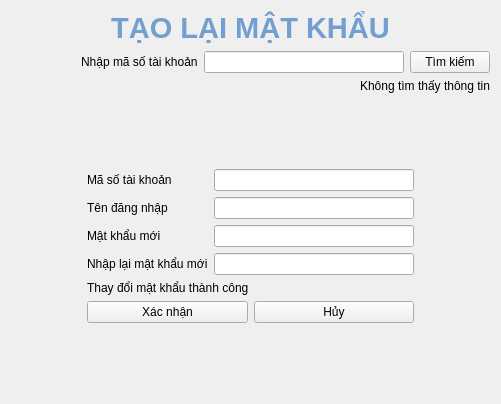
        <widget class="QWidget" name="resetPUser">
         <layout class="QGridLayout" name="gridLayout_13">
          <item row="1" column="0" colspan="3">
           <layout class="QHBoxLayout" name="horizontalLayout_42">
            <item>
             <spacer name="horizontalSpacer_44">
              <property name="orientation">
               <enum>Qt::Horizontal</enum>
              </property>
              <property name="sizeHint" stdset="0">
               <size>
                <width>40</width>
                <height>20</height>
               </size>
              </property>
             </spacer>
            </item>
            <item>
             <widget class="QLabel" name="label_40">
              <property name="text">
               <string>Nhập mã số tài khoản</string>
              </property>
             </widget>
            </item>
            <item>
             <widget class="QLineEdit" name="changePW_findLine">
              <property name="minimumSize">
               <size>
                <width>200</width>
                <height>0</height>
               </size>
              </property>
              <property name="maximumSize">
               <size>
                <width>200</width>
                <height>16777215</height>
               </size>
              </property>
             </widget>
            </item>
            <item>
             <widget class="QPushButton" name="changePW_findButton">
              <property name="text">
               <string>Tìm kiếm</string>
              </property>
             </widget>
            </item>
           </layout>
          </item>
          <item row="5" column="1">
           <spacer name="verticalSpacer_19">
            <property name="orientation">
             <enum>Qt::Vertical</enum>
            </property>
            <property name="sizeHint" stdset="0">
             <size>
              <width>20</width>
              <height>40</height>
             </size>
            </property>
           </spacer>
          </item>
          <item row="4" column="1">
           <widget class="QWidget" name="changePW_mainForm" native="true">
            <layout class="QVBoxLayout" name="changePW_mainForm2">
             <property name="leftMargin">
              <number>30</number>
             </property>
             <property name="topMargin">
              <number>30</number>
             </property>
             <property name="rightMargin">
              <number>30</number>
             </property>
             <property name="bottomMargin">
              <number>30</number>
             </property>
             <item>
              <layout class="QHBoxLayout" name="horizontalLayout_44">
               <item>
                <widget class="QLabel" name="label_41">
                 <property name="text">
                  <string>Mã số tài khoản</string>
                 </property>
                </widget>
               </item>
               <item>
                <widget class="QLineEdit" name="changePW_accID">
                 <property name="minimumSize">
                  <size>
                   <width>200</width>
                   <height>0</height>
                  </size>
                 </property>
                 <property name="maximumSize">
                  <size>
                   <width>200</width>
                   <height>16777215</height>
                  </size>
                 </property>
                 <property name="readOnly">
                  <bool>true</bool>
                 </property>
                </widget>
               </item>
              </layout>
             </item>
             <item>
              <layout class="QHBoxLayout" name="horizontalLayout_46">
               <item>
                <widget class="QLabel" name="label_42">
                 <property name="text">
                  <string>Tên đăng nhập</string>
                 </property>
                </widget>
               </item>
               <item>
                <widget class="QLineEdit" name="changePW_USN">
                 <property name="minimumSize">
                  <size>
                   <width>200</width>
                   <height>0</height>
                  </size>
                 </property>
                 <property name="maximumSize">
                  <size>
                   <width>200</width>
                   <height>16777215</height>
                  </size>
                 </property>
                 <property name="readOnly">
                  <bool>true</bool>
                 </property>
                </widget>
               </item>
              </layout>
             </item>
             <item>
              <layout class="QHBoxLayout" name="horizontalLayout_47">
               <item>
                <widget class="QLabel" name="label_43">
                 <property name="text">
                  <string>Mật khẩu mới</string>
                 </property>
                </widget>
               </item>
               <item>
                <widget class="QLineEdit" name="changePW_PW">
                 <property name="minimumSize">
                  <size>
                   <width>200</width>
                   <height>0</height>
                  </size>
                 </property>
                 <property name="maximumSize">
                  <size>
                   <width>200</width>
                   <height>16777215</height>
                  </size>
                 </property>
                </widget>
               </item>
              </layout>
             </item>
             <item>
              <layout class="QHBoxLayout" name="horizontalLayout_48">
               <item>
                <widget class="QLabel" name="label_44">
                 <property name="text">
                  <string>Nhập lại mật khẩu mới</string>
                 </property>
                </widget>
               </item>
               <item>
                <widget class="QLineEdit" name="changePW_rePW">
                 <property name="minimumSize">
                  <size>
                   <width>200</width>
                   <height>0</height>
                  </size>
                 </property>
                 <property name="maximumSize">
                  <size>
                   <width>200</width>
                   <height>16777215</height>
                  </size>
                 </property>
                </widget>
               </item>
              </layout>
             </item>
             <item>
              <widget class="QLabel" name="changePW_successLabel">
               <property name="text">
                <string>Thay đổi mật khẩu thành công</string>
               </property>
              </widget>
             </item>
             <item>
              <layout class="QHBoxLayout" name="horizontalLayout_49">
               <item>
                <widget class="QPushButton" name="changePW_confirmButton">
                 <property name="text">
                  <string>Xác nhận</string>
                 </property>
                </widget>
               </item>
               <item>
                <widget class="QPushButton" name="changePW_cancelButton">
                 <property name="text">
                  <string>Hủy</string>
                 </property>
                </widget>
               </item>
              </layout>
             </item>
            </layout>
           </widget>
          </item>
          <item row="3" column="1">
           <spacer name="verticalSpacer_20">
            <property name="orientation">
             <enum>Qt::Vertical</enum>
            </property>
            <property name="sizeHint" stdset="0">
             <size>
              <width>20</width>
              <height>40</height>
             </size>
            </property>
           </spacer>
          </item>
          <item row="4" column="2">
           <spacer name="horizontalSpacer_47">
            <property name="orientation">
             <enum>Qt::Horizontal</enum>
            </property>
            <property name="sizeHint" stdset="0">
             <size>
              <width>40</width>
              <height>20</height>
             </size>
            </property>
           </spacer>
          </item>
          <item row="2" column="0" colspan="3">
           <widget class="QLabel" name="changePW_nFoundLabel">
            <property name="text">
             <string>&lt;html&gt;&lt;head/&gt;&lt;body&gt;&lt;p align=&quot;right&quot;&gt;Không tìm thấy thông tin&lt;/p&gt;&lt;/body&gt;&lt;/html&gt;</string>
            </property>
           </widget>
          </item>
          <item row="4" column="0">
           <spacer name="horizontalSpacer_46">
            <property name="orientation">
             <enum>Qt::Horizontal</enum>
            </property>
            <property name="sizeHint" stdset="0">
             <size>
              <width>40</width>
              <height>20</height>
             </size>
            </property>
           </spacer>
          </item>
          <item row="0" column="0" colspan="3">
           <widget class="QLabel" name="label_45">
            <property name="text">
             <string>&lt;html&gt;&lt;head/&gt;&lt;body&gt;&lt;p align=&quot;center&quot;&gt;&lt;span style=&quot; font-size:22pt; font-weight:600; color:#729fcf;&quot;&gt;TẠO LẠI MẬT KHẨU&lt;/span&gt;&lt;/p&gt;&lt;/body&gt;&lt;/html&gt;</string>
            </property>
           </widget>
          </item>
         </layout>
        </widget>
